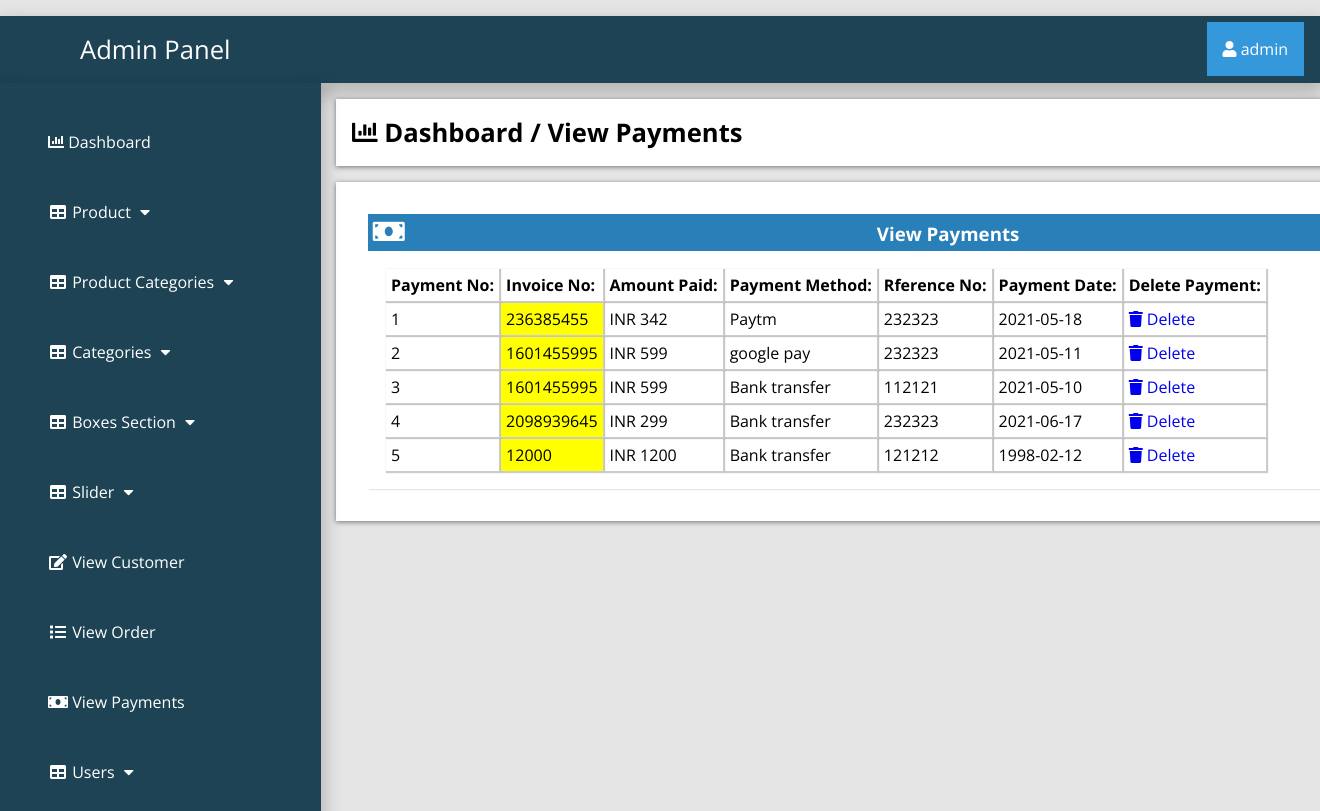
The page /admin_area/index.php?view_payments (signed in) on the database its author committed.
### tables this page shows
CREATE TABLE `payments` (
  `payment_id` int(100) NOT NULL,
  `invoice_id` int(100) NOT NULL,
  `amount` int(100) NOT NULL,
  `payment_mode` text NOT NULL,
  `ref_no` int(100) NOT NULL,
  `payment_date` text NOT NULL
);

### admin_area/view_payments.php (the view)
<?php
if (!isset($_SESSION['admin_email'])){
  echo "<script>window.open('login.php','_self')</script>";
  }else{
?>
<div class="row">
	<div class="col-lg-12">
		<div class="breadcrump">
			<li class="active">
				<i class="fa fa-bar-chart"></i>
				Dashboard / View Payments
			</li>
		</div>
	</div>
</div>
<div class="row">
	<div class="col-lg-12">
		<div class="panel panel-default">
			<div class="panel-heading">
				<h3 class="panel-title">
					<i class="fa fa-money fa-fw"></i>
					View Payments
				</h3>
			</div>
			<div class="panel-body">
                <div class="table-responsive">
                    <table class="table table-bordered table-hover table-striped">
                        <thead>
                            <tr>
                                <th>Payment No: </th>
                                <th>Invoice No: </th>
                                <th>Amount Paid: </th>
                                <th>Payment Method: </th>
                                <th>Rference No: </th>
                                <th>Payment Date: </th>
                                <th>Delete Payment: </th>
                            </tr>
                        </thead>
                        <tbody>
                            <?php
                            $i=0;
                            $get_payments="select * from payments";
                            $run_payments=mysqli_query($con,$get_payments);
                            while ($row_payments=mysqli_fetch_array($run_payments)) {
                                $payment_id=$row_payments['payment_id'];
                                $invoice_id=$row_payments['invoice_id'];
                                $amount=$row_payments['amount'];
                                $payment_mode=$row_payments['payment_mode'];
                                $ref_no=$row_payments['ref_no'];
                                $payment_date=$row_payments['payment_date'];
                                $i++;
                                 ?>
                            <tr>
                                <td><?php echo $i; ?></td>
                                <td bgcolor="yellow"><?php echo $invoice_id; ?></td>
                                <td> INR <?php echo $amount; ?></td>
                                <td><?php echo $payment_mode; ?></td>
                                <td><?php echo $ref_no; ?></td>
                                <td><?php echo $payment_date; ?></td>
                                <td>
                                    <a href="index.php?payment_delete=<?php echo $payment_id; ?>"> <i class="fa fa-trash"></i> Delete </a>
                                </td>
                            </tr>
                        <?php } ?>
                        </tbody>
                    </table>
                </div>
            </div>
        </div>
    </div>
</div>
<?php } ?>

### admin_area/index.php (shortened to what this page needs)
<?php
include("includes/db.php");
if (!isset($_SESSION['admin_email'])){
  echo "<script>window.open('login.php','_self')</script>";
  }else{
?>
<?php
$admin_session=$_SESSION['admin_email'];
$get_admin="select * from admins where admin_email='$admin_session'";
$run_admin=mysqli_query($con,$get_admin);
$row_admin=mysqli_fetch_array($run_admin);
$admin_name=$row_admin['admin_name'];
  ?>
<!DOCTYPE html>
<html lang="en">
<head>
<link rel="stylesheet" href="https://cdnjs.cloudflare.com/ajax/libs/font-awesome/4.7.0/css/font-awesome.min.css">
    <link rel="stylesheet" href="https://cdnjs.cloudflare.com/ajax/libs/OwlCarousel2/2.3.4/assets/owl.carousel.min.css">
    <link rel="stylesheet" href="https://cdnjs.cloudflare.com/ajax/libs/font-awesome/5.15.2/css/all.min.css">
    <link rel="stylesheet" href="css/style.css">
  <body>
    <div class="wrapper">
      <?php include 'includes/sidebar.php'; ?>
      <div class="page-wrapper">
        <div class="container-fluid">
        <?php
       if(isset($_GET['view_payments'])) {
          include 'view_payments.php';
     }
         ?>
        </div>
      </div>
    </div>
  </body>
</head>
</html>
<?php  } ?>

### admin_area/includes/sidebar.php (shortened to what this page needs)
<?php
if (!isset($_SESSION['admin_email'])){
  echo "<script>window.open('login.php','_self')</script>";
  }else{
?>
<nav class="navbar navbar-inverse navbar-fixed-top" >
	<div class="navbar-header">
		<a href="index.php?dashboard" class="navbar-brand"><span>Admin Panel</span></a>
	</div>
		<div class="dropdown">
		 <button onclick="myFunction()" class="dropbtn"><i class="fa fa-user"></i> <?php echo $admin_name; ?></a></button>
		</div>
	<div class="collapse navbar-collapse navbar-ex1-collapse">
	<ul class="nav navbar-nav side-nav">
  <li>
    <a href="index.php?dashboard"><i class="fa fa-bar-chart"></i> Dashboard</a>
  </li>
  <li class="button-dropdown" id="#products">
    <a href="#" class="dropdown-toggle" data-toggle="collapse" data-target="#products"><i class="fa fa-fw fa-table"></i> Product <i class="fa fa-fw fa-caret-down"></i></a>
  </li>
  <li class="button-dropdown" id="#products_cat">
    <a href="#" class="dropdown-toggle" data-toggle="collapse" data-target="#products_cat"><i class="fa fa-fw fa-table"></i> Product Categories <i class="fa fa-fw fa-caret-down"></i></a>
  </li>
  <li class="button-dropdown" id="#category">
    <a href="#" class="dropdown-toggle" data-toggle="collapse" data-target="#category"><i class="fa fa-fw fa-table"></i> Categories <i class="fa fa-fw fa-caret-down"></i></a>
  </li>
<li class="button-dropdown" >
  <a href="#" class="dropdown-toggle" data-toggle="collapse" data-target="#boxes">
    <i class="fa fa-fw fa-table"></i> Boxes Section <i class="fa fa-fw fa-caret-down"></i>
  </a>
</li>
  <li class="button-dropdown">
    <a href="#" class="dropdown-toggle" data-toggle="collapse" data-target="#slider"><i class="fa fa-fw fa-table"></i>  Slider <i class="fa fa-fw fa-caret-down"></i></a>
  </li>
  <li>
  	<a href="index.php?view_customer">
  		<i class="fa fa-fw fa-edit"></i> View Customer
  	</a>
  </li>
  <li>
  	<a href="index.php?view_order">
  		<i class="fa fa-fw fa-list"></i> View Order
  	</a>
  </li>
  <li>
  	<a href="index.php?view_payments">
  		<i class="fa fa-fw fa-money"></i> View Payments
  	</a>
  </li>
  <li class="button-dropdown">
    <a href="#" class="dropdown-toggle" data-toggle="collapse" data-target="#users"><i class="fa fa-fw fa-table"></i>  Users <i class="fa fa-fw fa-caret-down"></i></a>
  </li>
</ul>
</div>
</nav>
<?php } ?>

### admin_area/css/style.css (style rules this page uses)
:root { --blue:#2980b9; }
body { margin-top: ; }
* { font-family: 'Open Sans', sans-serif; margin:0; padding:0; box-sizing: border-box; text-decoration: none; transition: all .2s cubic-bezier(.37,1.14,.26,1.24); }
html { background-color: rgba(0,0,0,.1); }
.navbar-fixed-top { background:#1d4354; padding: 1rem; margin-top: 1rem; box-shadow: 0px 8px 16px 4px rgba(0,0,0,0.2); margin-left: ; margin-right: ; }
.navbar-fixed-top a span { margin-left: 4rem; }
.navbar-fixed-top .navbar-brand { font-size: 1.6rem; color: #ffffff; }
.dropbtn { background-color: #3498DB; color: white; padding: 16px; font-size: 16px; border: none; cursor: pointer; }
.dropdown { position: relative; display: inline-block; float: right; margin-top: -2.8rem; }
.nav { position: absolute; top: 51px; margin-top: 32px; width: auto; height: 110%; border-radius: 0; display: block; background-color: #1d4354; bottom: 0; overflow: hidden; padding-bottom: 40px; box-shadow: 0px 8px 16px 4px rgba(0,0,0,0.2); margin-left: -1rem; }
.nav>li>a { width: 225px; display: block; color: #ffffff; margin: 3rem; }
.row { width: 81.2%; background-color: #ffffff; margin: auto; margin-left: 21rem; margin-top: 1rem; padding: 1rem; display: ; }
.panel { text-align: left; box-shadow: 1px 1px 1px 0px rgba(0.1,0.1,0.1,0.1); margin: 1rem; background-color: #ffffff; padding: rem; }
.panel-heading .panel-title { background-color: #2980b9; color: #ffffff; padding: .3rem; }
.table-responsive .table-striped th { padding: 5px; box-shadow: 1px 1px 1px 1px rgba(0.1,0.1,0.1,0.2); }
.table-responsive .table-striped tbody td { box-shadow: 1px 1px 1px 1px rgba(0.1,0.1,0.1,0.2); padding:5px; }
.breadcrump .active { font-weight: bold; font-size: 1.6rem; }
.row { list-style: none; box-shadow: 0 1px 5px rgba(0, 0, 0, 0.5); }
.row .fa-money { font-size: 1.6rem; width: 50%; text-align: left; }
.panel-body { display: flex; align-items: center; justify-content: left; padding: 1rem; flex-wrap: wrap; }

### rows shown on the page
payments: invoice "236385455", amount "342", payment_mode "Paytm", ref_no "232323", payment_date "2021-05-18"
payments: invoice "1601455995", amount "599", payment_mode "google pay", ref_no "232323", payment_date "2021-05-11"
payments: invoice "1601455995", amount "599", payment_mode "Bank transfer", ref_no "112121", payment_date "2021-05-10"
payments: invoice "2098939645", amount "299", payment_mode "Bank transfer", ref_no "232323", payment_date "2021-06-17"
payments: invoice "12000", amount "1200", payment_mode "Bank transfer", ref_no "121212", payment_date "1998-02-12"

### other values the page prints
$admin_name "admin"
